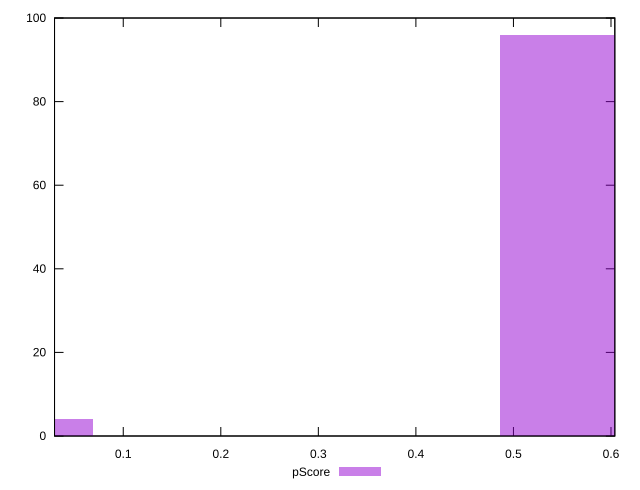

Reproduce this figure in gnuplot.
reset

$pScore <<EOF
0.5556300358721855 96
0 4
EOF

set key outside below
set boxwidth 0.13890750896804638
set xrange [0.029553739973128323:0.6039287524134358]
set yrange [0:100]
set trange [0:100]
set style fill transparent solid 0.5 noborder
set terminal svg size 640, 490 enhanced background rgb 'white'
set output "report_00025_2021-02-22T21:38:55.199Z/cumulative-layout-shift/samples/pages+cached+noadtech+nomedia+nocss/pScore/histogram.svg"

plot $pScore title "pScore" with boxes

reset
